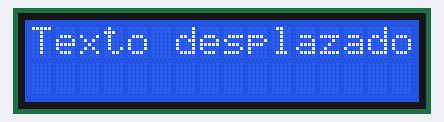
Simulated run of this sketch. Board: Arduino Uno, built with avr-gcc and run on an emulated ATmega328P. On the bench: 16×2 character LCD.

Above: at 0.1 s.
At 1.1 s:
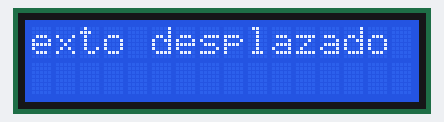
At 8.1 s:
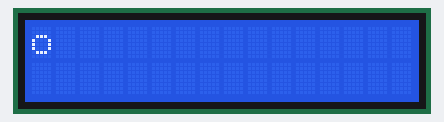
At 14.2 s:
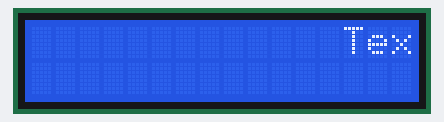
At 20.2 s:
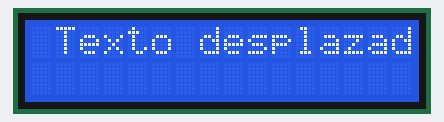
At 39.2 s:
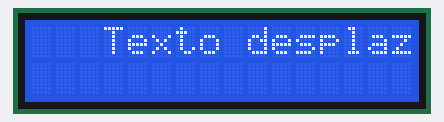

Measured:
- what the display in image 1 shows lasts 0.5 s, from 1.1 s to 1.6 s

The sketch:

codigo_lcd_desplazamiento.ino
```cpp
#include <Wire.h>
#include <LiquidCrystal_I2C.h>

LiquidCrystal_I2C lcd(0x27, 16, 2);  // Dirección I2C de la pantalla LCD

void setup() {
  lcd.begin();  // Iniciar la pantalla LCD
  lcd.backlight();  // Encender retroiluminación
  lcd.setCursor(0, 0);  // Establecer el cursor en la primera línea
  lcd.print("Texto desplazado");  // Mostrar texto
  delay(1000);
}

void loop() {
  lcd.scrollDisplayLeft();  // Desplazar texto hacia la izquierda
  delay(500);  // Esperar 500 ms entre cada desplazamiento
}
```
